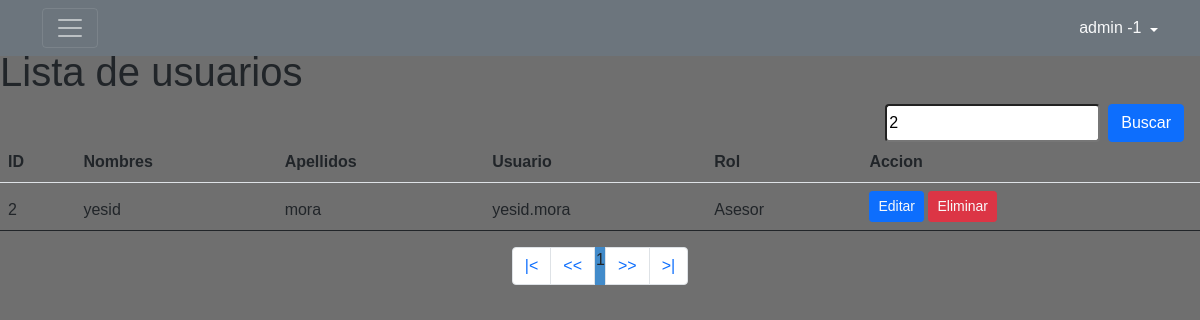
/menu/buscadorUsuario.php?busqueda=2 (signed in), run on the app's committed database.
### tables this page shows
CREATE TABLE `usuario` (
  `id_usuario` int(11) NOT NULL,
  `nombres` varchar(45) NOT NULL,
  `apellidos` varchar(30) NOT NULL,
  `usuario` varchar(20) NOT NULL,
  `pass` varchar(45) NOT NULL,
  `rol` int(11) NOT NULL
);

CREATE TABLE `rol` (
  `idRol` int(11) NOT NULL,
  `rol` varchar(20) NOT NULL
);

### menu/buscadorUsuario.php (the view, shortened to what this page needs)
<?php
  include "../conexion-bd.php";
?>
<!DOCTYPE html>
<html lang="en">
<head>
    <link href="https://cdn.jsdelivr.net/npm/bootstrap@5.1.3/dist/css/bootstrap.min.css" rel="stylesheet">
    <link rel="stylesheet" href="../styles/estilos.css">
</head>
<body>
    <?php include "includes/menu.php"; ?>
    <section class="pt-5">
    <?php
    $busqueda = strtolower ($_REQUEST['busqueda']);
    ?>
    <h1>Lista de usuarios</h1>
    <form action="buscadorUsuario.php" method="GET" class="d-flex justify-content-end pe-3">
    <input type="text" class="me-2 rounded" name="busqueda" id="busqueda" placeholder="Buscar" value="<?php echo $busqueda; ?>">
    <input type="submit" value="Buscar" class="btn btn-primary">
    </form>
    <table class="table">
  <thead>
    <tr>
      <th scope="col">ID</th>
      <th scope="col">Nombres</th>
      <th scope="col">Apellidos</th>
      <th scope="col">Usuario</th>
      <th scope="col">Rol</th>
      <th scope="col">Accion</th>
    </tr>
    <?php
        $rol= '';
        $sql_registe = mysqli_query($conn, "SELECT COUNT(*) as total_registro FROM usuario
                                             WHERE(id_usuario LIKE '%$busqueda%' OR
                                                    nombres LIKE '%$busqueda%' OR
                                                    apellidos LIKE '%$busqueda%' OR
                                                    usuario LIKE '%$busqueda%'
                                                    $rol ) ");
        $result_register = mysqli_fetch_array($sql_registe);
        $total_registro = $result_register['total_registro'];
        $por_pagina = 5;
        if(empty($_GET['pagina']))
        {
          $pagina = 1;
        }else{
          $pagina = $_GET['pagina'];
        }
        $desde = ($pagina-1) * $por_pagina;
        $total_paginas = ceil($total_registro / $por_pagina);
       $query = mysqli_query($conn,"SELECT u.id_usuario, u.nombres, u.apellidos, u.usuario, r.rol FROM usuario u INNER JOIN rol r ON u.rol= r.idRol
                                            WHERE
                                           (u.id_usuario LIKE '%$busqueda%' OR
                                            u.nombres LIKE '%$busqueda%' OR
                                            u.apellidos LIKE '%$busqueda%' OR
                                            u.usuario LIKE '%$busqueda%' OR
                                            r.rol LIKE '%$busqueda%' )
                                            ORDER BY u.id_usuario ASC LIMIT $desde, $por_pagina ");
      $result = mysqli_num_rows($query);
      if($result > 0)
      {
        while ($data = mysqli_fetch_array($query)){
    ?>
      <tr>
      <td><?php echo $data['id_usuario']; ?></td>
      <td><?php echo $data['nombres']; ?></td>
      <td><?php echo $data['apellidos']; ?></td>
      <td><?php echo $data['usuario']; ?></td>
      <td><?php echo $data['rol']; ?></td>
      <td>
          <a class="link-primary btn btn-primary btn-sm text-light" href="actualizarUsuario.php?id=<?php echo $data["id_usuario"]; ?>">Editar</a>
          <?php if($_SESSION['rol'] == 1){ ?>
            <a class="link-danger btn btn-danger btn-sm text-light" href="eliminarUsuario.php?id=<?php echo $data["id_usuario"]; ?>">Eliminar</a>
          <?php } ?>
      </td>
    </tr>
    <?php
        }
      }
    ?>
  </thead>
</table>
    </section>
    <div class="container">
  <ul class="pagination justify-content-center">
    <li class="page-item"><a class="page-link" href="">|<</a></li>
    <li class="page-item"><a class="page-link" href=""><<</a></li>
    <?php
      for ($i=1; $i <= $total_paginas; $i++) {
          if($i == $pagina)
          {
            echo '<li class="paginaSeleccionada">'.$i.'</li>';
          }else
            echo '<li><a href="?pagina='.$i.'">'.$i.'</a></li>';
          }
    ?>
    <li class="page-item"><a  class="page-link" href="">>></a></li>
    <li class="page-item"><a class="page-link" href="">>|</a></li>
  </ul>
</div>
</body>
</html>

### styles/estilos.css (style rules this page uses)
:root { --color-fondo:#6f6f6f; --borde-formularios: 10px; --color-formularios: #5e5e5e; }
body { margin: 0; padding: 0; font-family: sans-serif; background:var(--color-fondo); }
.paginaSeleccionada { background: #428bca; border: 1px solid #428bca; }

### data on the page
usuario: id_usuario "2", nombres "yesid", apellidos "mora", usuario "yesid.mora", rol.rol "Asesor"

### other printed values
$_SESSION['usuario'] "admin"
$_SESSION['rol'] "1"
